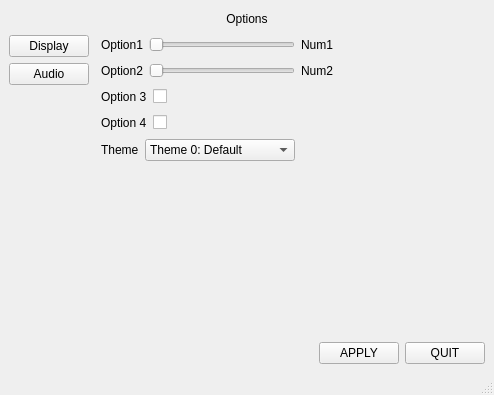
<?xml version="1.0" encoding="UTF-8"?>
<ui version="4.0">
 <class>OptionWindow</class>
 <widget class="QMainWindow" name="OptionWindow">
  <property name="geometry">
   <rect>
    <x>0</x>
    <y>0</y>
    <width>494</width>
    <height>395</height>
   </rect>
  </property>
  <property name="windowTitle">
   <string>Options Window</string>
  </property>
  <widget class="QWidget" name="centralwidget">
   <property name="sizePolicy">
    <sizepolicy hsizetype="Preferred" vsizetype="Preferred">
     <horstretch>0</horstretch>
     <verstretch>0</verstretch>
    </sizepolicy>
   </property>
   <layout class="QVBoxLayout" name="verticalLayout">
    <item>
     <widget class="QLabel" name="Title">
      <property name="sizePolicy">
       <sizepolicy hsizetype="Preferred" vsizetype="Fixed">
        <horstretch>0</horstretch>
        <verstretch>0</verstretch>
       </sizepolicy>
      </property>
      <property name="minimumSize">
       <size>
        <width>0</width>
        <height>20</height>
       </size>
      </property>
      <property name="text">
       <string>Options</string>
      </property>
      <property name="alignment">
       <set>Qt::AlignCenter</set>
      </property>
     </widget>
    </item>
    <item>
     <layout class="QHBoxLayout" name="horizontalLayout">
      <item>
       <layout class="QVBoxLayout" name="Tabs">
        <item>
         <widget class="QPushButton" name="Display">
          <property name="sizePolicy">
           <sizepolicy hsizetype="Fixed" vsizetype="Fixed">
            <horstretch>0</horstretch>
            <verstretch>0</verstretch>
           </sizepolicy>
          </property>
          <property name="text">
           <string>Display</string>
          </property>
         </widget>
        </item>
        <item>
         <widget class="QPushButton" name="Audio">
          <property name="sizePolicy">
           <sizepolicy hsizetype="Fixed" vsizetype="Fixed">
            <horstretch>0</horstretch>
            <verstretch>0</verstretch>
           </sizepolicy>
          </property>
          <property name="text">
           <string>Audio</string>
          </property>
         </widget>
        </item>
        <item>
         <spacer name="verticalSpacer">
          <property name="orientation">
           <enum>Qt::Vertical</enum>
          </property>
          <property name="sizeHint" stdset="0">
           <size>
            <width>20</width>
            <height>40</height>
           </size>
          </property>
         </spacer>
        </item>
       </layout>
      </item>
      <item>
       <layout class="QVBoxLayout" name="Selections">
        <item>
         <layout class="QVBoxLayout" name="Options">
          <item>
           <layout class="QHBoxLayout" name="Option1Layout">
            <property name="leftMargin">
             <number>6</number>
            </property>
            <property name="rightMargin">
             <number>6</number>
            </property>
            <item>
             <widget class="QLabel" name="Option1Label">
              <property name="text">
               <string>Option1</string>
              </property>
             </widget>
            </item>
            <item>
             <widget class="QSlider" name="Option1Slider">
              <property name="minimum">
               <number>1</number>
              </property>
              <property name="maximum">
               <number>100</number>
              </property>
              <property name="value">
               <number>1</number>
              </property>
              <property name="sliderPosition">
               <number>1</number>
              </property>
              <property name="orientation">
               <enum>Qt::Horizontal</enum>
              </property>
              <property name="tickPosition">
               <enum>QSlider::NoTicks</enum>
              </property>
              <property name="tickInterval">
               <number>10</number>
              </property>
             </widget>
            </item>
            <item>
             <widget class="QLabel" name="Option1Num">
              <property name="text">
               <string>Num1</string>
              </property>
             </widget>
            </item>
            <item>
             <spacer name="horizontalSpacer_5">
              <property name="orientation">
               <enum>Qt::Horizontal</enum>
              </property>
              <property name="sizeHint" stdset="0">
               <size>
                <width>40</width>
                <height>20</height>
               </size>
              </property>
             </spacer>
            </item>
           </layout>
          </item>
          <item>
           <layout class="QHBoxLayout" name="Option2Layout">
            <property name="leftMargin">
             <number>6</number>
            </property>
            <property name="rightMargin">
             <number>6</number>
            </property>
            <item>
             <widget class="QLabel" name="Option2Label">
              <property name="text">
               <string>Option2</string>
              </property>
             </widget>
            </item>
            <item>
             <widget class="QSlider" name="Option2Slider">
              <property name="minimum">
               <number>1</number>
              </property>
              <property name="maximum">
               <number>100</number>
              </property>
              <property name="orientation">
               <enum>Qt::Horizontal</enum>
              </property>
             </widget>
            </item>
            <item>
             <widget class="QLabel" name="Option2Num">
              <property name="text">
               <string>Num2</string>
              </property>
             </widget>
            </item>
            <item>
             <spacer name="horizontalSpacer_4">
              <property name="orientation">
               <enum>Qt::Horizontal</enum>
              </property>
              <property name="sizeHint" stdset="0">
               <size>
                <width>40</width>
                <height>20</height>
               </size>
              </property>
             </spacer>
            </item>
           </layout>
          </item>
          <item>
           <layout class="QHBoxLayout" name="Option3Layout">
            <property name="leftMargin">
             <number>6</number>
            </property>
            <property name="rightMargin">
             <number>6</number>
            </property>
            <item>
             <widget class="QLabel" name="Option3Label">
              <property name="text">
               <string>Option 3</string>
              </property>
             </widget>
            </item>
            <item>
             <widget class="QCheckBox" name="Option3Check">
              <property name="text">
               <string/>
              </property>
             </widget>
            </item>
            <item>
             <spacer name="horizontalSpacer">
              <property name="orientation">
               <enum>Qt::Horizontal</enum>
              </property>
              <property name="sizeHint" stdset="0">
               <size>
                <width>40</width>
                <height>20</height>
               </size>
              </property>
             </spacer>
            </item>
           </layout>
          </item>
          <item>
           <layout class="QHBoxLayout" name="Option4Layout">
            <property name="leftMargin">
             <number>6</number>
            </property>
            <property name="rightMargin">
             <number>6</number>
            </property>
            <item>
             <widget class="QLabel" name="Option4Label">
              <property name="text">
               <string>Option 4</string>
              </property>
             </widget>
            </item>
            <item>
             <widget class="QCheckBox" name="Option4Check">
              <property name="text">
               <string/>
              </property>
             </widget>
            </item>
            <item>
             <spacer name="horizontalSpacer_3">
              <property name="orientation">
               <enum>Qt::Horizontal</enum>
              </property>
              <property name="sizeHint" stdset="0">
               <size>
                <width>40</width>
                <height>20</height>
               </size>
              </property>
             </spacer>
            </item>
           </layout>
          </item>
          <item>
           <layout class="QHBoxLayout" name="ThemeLayout">
            <property name="leftMargin">
             <number>6</number>
            </property>
            <property name="rightMargin">
             <number>6</number>
            </property>
            <item>
             <widget class="QLabel" name="ThemeLabel">
              <property name="text">
               <string>Theme</string>
              </property>
             </widget>
            </item>
            <item>
             <widget class="QComboBox" name="ThemeBox">
              <property name="sizePolicy">
               <sizepolicy hsizetype="Fixed" vsizetype="Fixed">
                <horstretch>0</horstretch>
                <verstretch>0</verstretch>
               </sizepolicy>
              </property>
              <property name="minimumSize">
               <size>
                <width>150</width>
                <height>0</height>
               </size>
              </property>
              <item>
               <property name="text">
                <string>Theme 0: Default</string>
               </property>
              </item>
              <item>
               <property name="text">
                <string>Theme 1: Deepfried</string>
               </property>
              </item>
             </widget>
            </item>
            <item>
             <spacer name="horizontalSpacer_6">
              <property name="orientation">
               <enum>Qt::Horizontal</enum>
              </property>
              <property name="sizeHint" stdset="0">
               <size>
                <width>40</width>
                <height>20</height>
               </size>
              </property>
             </spacer>
            </item>
           </layout>
          </item>
         </layout>
        </item>
        <item>
         <spacer name="verticalSpacer_2">
          <property name="orientation">
           <enum>Qt::Vertical</enum>
          </property>
          <property name="sizeHint" stdset="0">
           <size>
            <width>20</width>
            <height>40</height>
           </size>
          </property>
         </spacer>
        </item>
        <item>
         <layout class="QHBoxLayout" name="horizontalLayout_2">
          <item>
           <spacer name="horizontalSpacer_2">
            <property name="orientation">
             <enum>Qt::Horizontal</enum>
            </property>
            <property name="sizeHint" stdset="0">
             <size>
              <width>40</width>
              <height>20</height>
             </size>
            </property>
           </spacer>
          </item>
          <item>
           <widget class="QPushButton" name="Apply">
            <property name="text">
             <string>APPLY</string>
            </property>
           </widget>
          </item>
          <item>
           <widget class="QPushButton" name="Quit">
            <property name="text">
             <string>QUIT</string>
            </property>
           </widget>
          </item>
         </layout>
        </item>
       </layout>
      </item>
     </layout>
    </item>
   </layout>
  </widget>
  <widget class="QMenuBar" name="menubar">
   <property name="geometry">
    <rect>
     <x>0</x>
     <y>0</y>
     <width>494</width>
     <height>21</height>
    </rect>
   </property>
  </widget>
  <widget class="QStatusBar" name="statusbar"/>
 </widget>
 <resources/>
 <connections/>
</ui>
